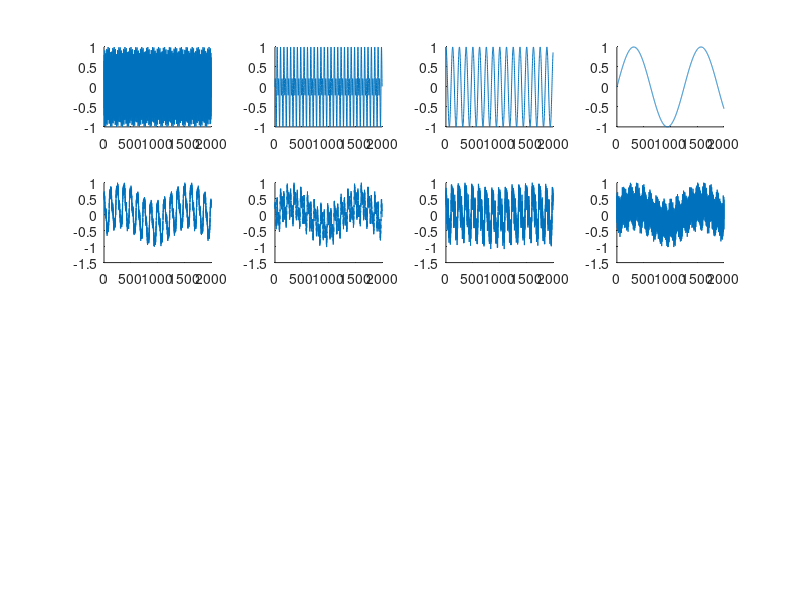

Reproduce this figure in MATLAB. (Note: this script raises an error after producing the figure.)
numtrainingcases=2000;
t = linspace(0,10,numtrainingcases);
orig_data = [sin(500*t) + 0.2*cos(100*t) ;
                sin(10*t).*cos(30*t)
                cos(10*t)
                sin(t)] ;
orig_data = 0.01*orig_data;
numdim = size(orig_data,1);
A = [0.2 0.3 0.8 0.4;
	0.1 0.5 0.2 0.3;
	0.4 0.7 0.7 0.1;
	0.6 0.1 0.2 0.3];
data = A*orig_data;
hold on;

for i=1:numdim
subplot(4,numdim,i);
hold on;
plot(orig_data(i,:)./max(orig_data(i,:)));
end
drawnow;

hold on;
for i=1:numdim
subplot(4,numdim,numdim*1+i);
hold on;
plot(data(i,:)./max(data(i,:)));
end
drawnow;

tic
independent = linear_parica(data,struct('verbosityLevel',1));
toc
%tic
%[W, Sphere] = binica(data,'extended',1);
%independent = W*Sphere*data;
%toc
hold on;
for i=1:numdim
subplot(4,numdim,numdim*2+i);
hold on;
plot(independent(i,:)./max(independent(i,:)));
end
drawnow;
